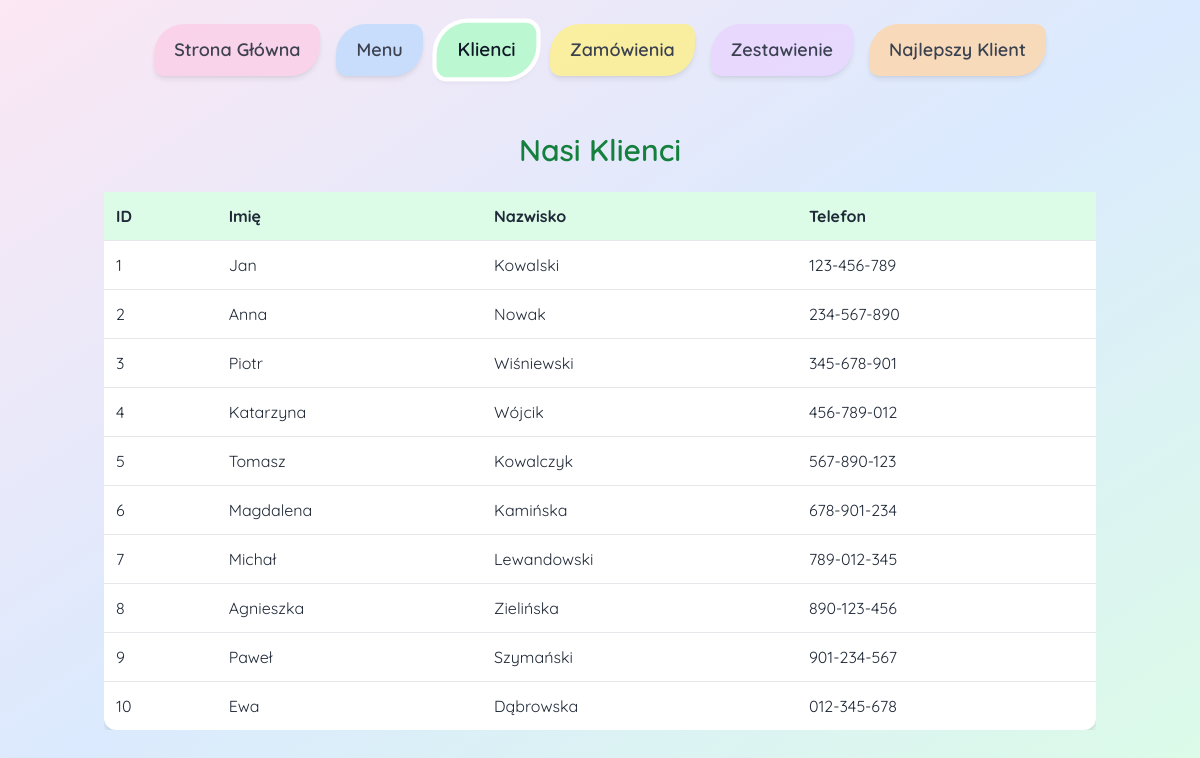
Screenshot of /?page=klienci with the database file from the repository.
### tables this page shows
CREATE TABLE `rest_klienci` (
  `id_klienta` int(11) NOT NULL,
  `imie` varchar(255) DEFAULT NULL,
  `nazwisko` varchar(255) DEFAULT NULL,
  `numer_tel` varchar(50) DEFAULT NULL
);

### index.php (the view, shortened to what this page needs)
<?php
$host = '127.0.0.1';
$db = 'dbs255';
$user = 's255';
$pass = 'aLt6see8metr';
$conn = new mysqli($host, $user, $pass, $db);
?>
<!DOCTYPE html>
<html lang="pl">
<head>
    <script src="https://cdn.tailwindcss.com"></script>
</head>
<body class="bg-gradient-to-br from-pink-100 via-blue-100 to-green-100 min-h-screen text-gray-800">
<nav class="flex flex-wrap justify-center gap-4 p-6">
    <?php
    $tabs = [
        'home' => ['Strona Główna', 'bg-pink-200'],
        'menu' => ['Menu', 'bg-blue-200'],
        'klienci' => ['Klienci', 'bg-green-200'],
        'zamowienia' => ['Zamówienia', 'bg-yellow-200'],
        'zestawienie' => ['Zestawienie', 'bg-purple-200'],
        'najlepszy' => ['Najlepszy Klient', 'bg-orange-200'],
    ];
    $current = $_GET['page'] ?? 'home';
    foreach ($tabs as $key => [$label, $color]) {
        $isActive = $key === $current ? 'ring-4 ring-white scale-105' : 'opacity-80 hover:opacity-100';
        echo "<a href='?page=$key' class='transition transform duration-200 text-lg font-semibold text-gray-900 $color px-5 py-3 rounded-[30px_10px_30px_10px] shadow-md $isActive'>$label</a>";
    }
    ?>
</nav>
<section class="container mx-auto px-4 py-8">
<?php
$page = $_GET['page'] ?? 'home';
if ($page == 'home') {
    echo "<h2 class='text-4xl font-bold mb-6 text-center text-pink-700'>Witamy w Restauracji Artystycznej!</h2>
          <p class='text-xl text-center max-w-xl mx-auto'>Miejsce, gdzie smak łączy się ze sztuką. Spróbuj naszych fantazyjnych potraw w wyjątkowym wnętrzu.</p>";
}
elseif ($page == 'klienci') {
    echo "<h2 class='text-3xl text-green-700 font-semibold mb-6 text-center'>Nasi Klienci</h2>";
    $res = $conn->query("SELECT * FROM rest_klienci");
    echo "<div class='overflow-x-auto'><table class='w-full bg-white rounded-xl shadow-md'>
          <thead><tr class='bg-green-100 text-left'>
          <th class='p-3'>ID</th><th>Imię</th><th>Nazwisko</th><th>Telefon</th></tr></thead><tbody>";
    while ($row = $res->fetch_assoc()) {
        echo "<tr class='border-t hover:bg-green-50'>
              <td class='p-3'>{$row['id_klienta']}</td>
              <td>{$row['imie']}</td>
              <td>{$row['nazwisko']}</td>
              <td>{$row['numer_tel']}</td>
              </tr>";
    }
    echo "</tbody></table></div>";
}
?>
</section>
</body>
</html>

### index.php (style rules this page uses)
body { font-family: 'Quicksand', sans-serif; }

### rows the page displays
rest_klienci: id_klienta "1", imie "Jan", nazwisko "Kowalski", numer_tel "123-456-789"
rest_klienci: id_klienta "2", imie "Anna", nazwisko "Nowak", numer_tel "234-567-890"
rest_klienci: id_klienta "3", imie "Piotr", nazwisko "Wiśniewski", numer_tel "345-678-901"
rest_klienci: id_klienta "4", imie "Katarzyna", nazwisko "Wójcik", numer_tel "456-789-012"
rest_klienci: id_klienta "5", imie "Tomasz", nazwisko "Kowalczyk", numer_tel "567-890-123"
rest_klienci: id_klienta "6", imie "Magdalena", nazwisko "Kamińska", numer_tel "678-901-234"
rest_klienci: id_klienta "7", imie "Michał", nazwisko "Lewandowski", numer_tel "789-012-345"
rest_klienci: id_klienta "8", imie "Agnieszka", nazwisko "Zielińska", numer_tel "890-123-456"
rest_klienci: id_klienta "9", imie "Paweł", nazwisko "Szymański", numer_tel "901-234-567"
rest_klienci: id_klienta "10", imie "Ewa", nazwisko "Dąbrowska", numer_tel "012-345-678"

### other values shown
$label "Strona Główna"
$label "Menu"
$label "Klienci"
$label "Zamówienia"
$label "Zestawienie"
$label "Najlepszy Klient"
